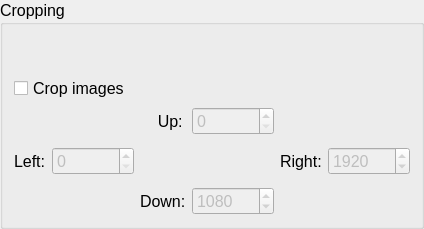
         <widget class="QGroupBox" name="groupBoxCropping">
          <property name="font">
           <font>
            <pointsize>12</pointsize>
           </font>
          </property>
          <property name="title">
           <string>Cropping</string>
          </property>
          <layout class="QVBoxLayout" name="verticalLayout">
           <item>
            <spacer name="verticalSpacer_33">
             <property name="orientation">
              <enum>Qt::Vertical</enum>
             </property>
             <property name="sizeHint" stdset="0">
              <size>
               <width>20</width>
               <height>40</height>
              </size>
             </property>
            </spacer>
           </item>
           <item>
            <widget class="QCheckBox" name="checkBoxEnableCrop">
             <property name="font">
              <font>
               <pointsize>12</pointsize>
              </font>
             </property>
             <property name="text">
              <string>Crop images</string>
             </property>
             <property name="checked">
              <bool>false</bool>
             </property>
            </widget>
           </item>
           <item>
            <layout class="QGridLayout" name="gridLayout_2">
             <item row="1" column="0">
              <layout class="QHBoxLayout" name="horizontalLayout">
               <item>
                <widget class="QLabel" name="lblLeft">
                 <property name="font">
                  <font>
                   <pointsize>12</pointsize>
                  </font>
                 </property>
                 <property name="text">
                  <string>Left:</string>
                 </property>
                </widget>
               </item>
               <item>
                <widget class="QSpinBox" name="spinBoxLeftMargin">
                 <property name="enabled">
                  <bool>false</bool>
                 </property>
                 <property name="font">
                  <font>
                   <pointsize>12</pointsize>
                  </font>
                 </property>
                 <property name="wrapping">
                  <bool>false</bool>
                 </property>
                 <property name="frame">
                  <bool>true</bool>
                 </property>
                 <property name="buttonSymbols">
                  <enum>QAbstractSpinBox::UpDownArrows</enum>
                 </property>
                 <property name="accelerated">
                  <bool>false</bool>
                 </property>
                 <property name="maximum">
                  <number>999999999</number>
                 </property>
                </widget>
               </item>
              </layout>
             </item>
             <item row="1" column="2">
              <layout class="QHBoxLayout" name="horizontalLayout_2">
               <item>
                <widget class="QLabel" name="lblRight">
                 <property name="font">
                  <font>
                   <pointsize>12</pointsize>
                  </font>
                 </property>
                 <property name="text">
                  <string>Right:</string>
                 </property>
                </widget>
               </item>
               <item>
                <widget class="QSpinBox" name="spinBoxRightMargin">
                 <property name="enabled">
                  <bool>false</bool>
                 </property>
                 <property name="font">
                  <font>
                   <pointsize>12</pointsize>
                  </font>
                 </property>
                 <property name="maximum">
                  <number>999999999</number>
                 </property>
                 <property name="value">
                  <number>1920</number>
                 </property>
                </widget>
               </item>
              </layout>
             </item>
             <item row="0" column="1">
              <layout class="QHBoxLayout" name="horizontalLayout_4">
               <item>
                <widget class="QLabel" name="lblUp">
                 <property name="font">
                  <font>
                   <pointsize>12</pointsize>
                  </font>
                 </property>
                 <property name="text">
                  <string>    Up:</string>
                 </property>
                </widget>
               </item>
               <item>
                <widget class="QSpinBox" name="spinBoxUpMargin">
                 <property name="enabled">
                  <bool>false</bool>
                 </property>
                 <property name="font">
                  <font>
                   <pointsize>12</pointsize>
                  </font>
                 </property>
                 <property name="maximum">
                  <number>999999999</number>
                 </property>
                </widget>
               </item>
              </layout>
             </item>
             <item row="2" column="1">
              <layout class="QHBoxLayout" name="horizontalLayout_3">
               <item>
                <widget class="QLabel" name="lblDown">
                 <property name="font">
                  <font>
                   <pointsize>12</pointsize>
                  </font>
                 </property>
                 <property name="text">
                  <string>Down:</string>
                 </property>
                </widget>
               </item>
               <item>
                <widget class="QSpinBox" name="spinBoxDownMargin">
                 <property name="enabled">
                  <bool>false</bool>
                 </property>
                 <property name="font">
                  <font>
                   <pointsize>12</pointsize>
                  </font>
                 </property>
                 <property name="maximum">
                  <number>999999999</number>
                 </property>
                 <property name="value">
                  <number>1080</number>
                 </property>
                </widget>
               </item>
              </layout>
             </item>
             <item row="1" column="1">
              <spacer name="verticalSpacer">
               <property name="orientation">
                <enum>Qt::Vertical</enum>
               </property>
               <property name="sizeType">
                <enum>QSizePolicy::Minimum</enum>
               </property>
               <property name="sizeHint" stdset="0">
                <size>
                 <width>20</width>
                 <height>40</height>
                </size>
               </property>
              </spacer>
             </item>
            </layout>
           </item>
          </layout>
         </widget>
